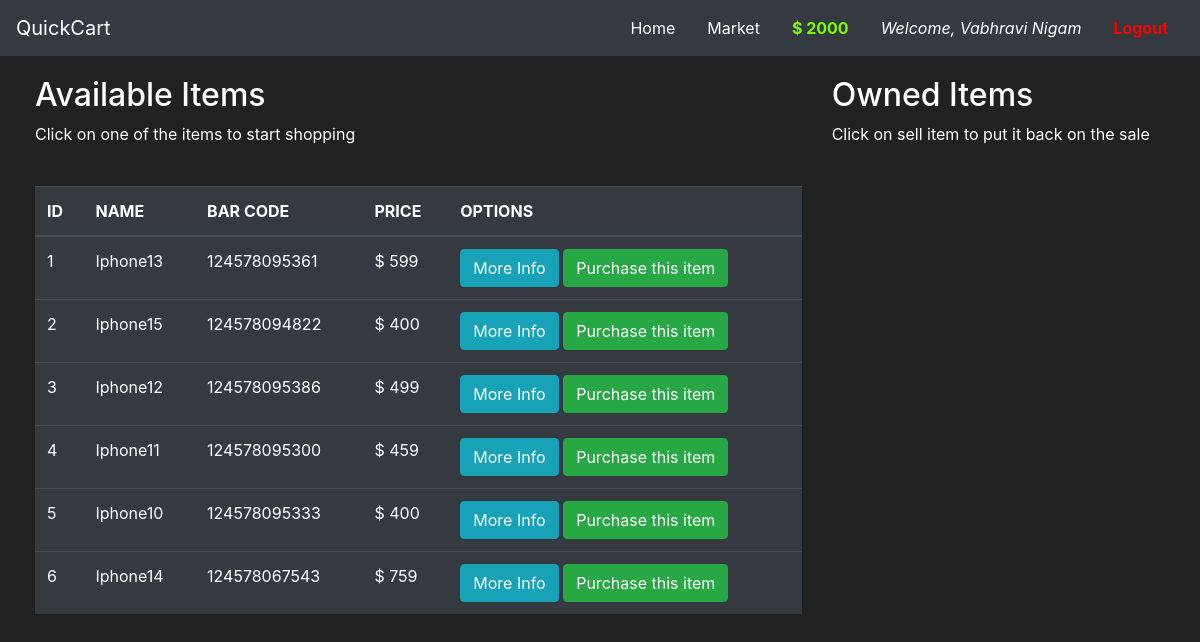
The app's page /market (signed in) with its own data.
### market/models.py (models this page shows, shortened)
class User(db.Model, UserMixin):
    id = db.Column(db.Integer(), primary_key=True)
    username = db.Column(db.String(length=30), nullable=False, unique=True)
    email = db.Column(db.String(length=50), nullable=False, unique=True)
    password_hash = db.Column(db.String(length=60), nullable=False)
    budget = db.Column(db.Integer(), nullable=False, default=1000)
    items = db.relationship('Item', backref='owned_user', lazy=True)
    @property
    def password(self):
        return self.password

class Item(db.Model):
    id = db.Column(db.Integer(), primary_key=True)
    name = db.Column(db.String(length=30), nullable=False, unique=True)
    price = db.Column(db.Integer(), nullable=False)
    barcode = db.Column(db.String(length=12), nullable=False, unique=True)
    description = db.Column(db.String(length=1024), nullable=False)
    owner = db.Column(db.Integer(), db.ForeignKey('user.id'))

### market/routes.py (the view, shortened to what this page needs)
@app.route('/market', methods=['GET', 'POST'])
@login_required
def market_page():
    purchase_form = PurchaseItemForm()
    sell_form = SellItemForm()
    if request.method == "GET":
        items = Item.query.filter_by(owner=None)
        owned_items = Item.query.filter_by(owner=current_user.id)
        return render_template('market.html', items=items, purchase_form=purchase_form, owned_items=owned_items,
                               sell_form=sell_form)

### market/models.py (called while the page is built)
@login_manager.user_loader
def load_user(user_id):
    return User.query.get(int(user_id))

### market/templates/market.html (shortened to what this page needs)
{% extends 'base.html' %}
{% block content %}
 <div class="row" style="margin-top:20px;margin-left:20px;">
    <div class="col-sm-8">
        <h2>Available Items</h2>
        <p>Click on one of the items to start shopping </p>
        <br>
         <table class="table table-hover table-dark">
          <thead>
              <tr>
                  <th scope="col">ID</th>
                  <th scope="col">NAME</th>
                  <th scope="col">BAR CODE</th>
                  <th scope="col">PRICE</th>
                  <th scope="col">OPTIONS</th>
              </tr>
          </thead>
      <tbody>
      {% for item in items: %}
      <tr>
          <td>{{item.id}}</td>
          <td>{{item.name}}</td>
          <td>{{item.barcode}}</td>
          <td>$ {{item.price}}</td>
          <td>
              <button class="btn btn-outline btn-info" data-toggle="modal" data-target="#Modal-MoreInfo-{{item.id}}"> More Info</button>
              <button class="btn btn-outline btn-success" data-toggle="modal" data-target="#Modal-PurchaseConfirm-{{item.id}}"> Purchase this item</button>
          </td>
      </tr>
      {% endfor %}
      </tbody>
  </table>
    </div>
    <div class="col-sm-4">
        <h2>Owned Items</h2>
        <p>Click on sell item to put it back on the sale </p>
        <br>
    </div>
  </div>
{% endblock %}

### market/templates/base.html (shortened to what this page needs)
<!doctype html>
<html lang="en">
<head>
    <link rel="stylesheet" href="https://cdn.jsdelivr.net/npm/bootstrap@4.4.1/dist/css/bootstrap.min.css"
>
</head>
<body>
   <nav class="navbar navbar-dark bg-dark">
      <a class="navbar-brand" href="#">QuickCart</a>
       <div class="d-flex flex-row-reverse bd-highlight">
           {% if current_user.is_authenticated %}
              <ul class="nav nav-pills">
                  <li class="nav-item" >
                      <a class="nav-link" style="color:lawngreen;font-weight:bold" href="#">$ {{ current_user.budget }}</a>
                  </li>
                   <li class="nav-item">
                      <a class="nav-link">
                          <i class="fas fa-coins">Welcome, {{ current_user.username }}</i>
                      </a>
                  </li>
                  <li class="nav-item">
                      <a class="nav-link" href="{{url_for('logout_page')}}" style="color:red; font-weight:bold">Logout</a>
                  </li>
              </ul>
           {% endif %}
          <ul class="nav nav-pills" >
               <li class="nav-item" >
                  <a class="nav-link" href= "{{url_for('home_page')}}"  style="color:white">Home <span class="sr-only">(current)</span></a>
               </li>
               <li class="nav-item">
                   <a class="nav-link" href="{{url_for('market_page')}}" style="color:white">Market</a>
               </li>
          </ul>
       </div>
  </nav>
   {% block content %}
   {% endblock %}
</body>

### market/templates/base.html (style rules this page uses)
body { background-color: #212121; color:#fff; }

### records on screen
User: budget "2000", username "Vabhravi Nigam"
Item: id "1", name "Iphone13", barcode "124578095361", price "599"
Item: id "2", name "Iphone15", barcode "124578094822", price "400"
Item: id "3", name "Iphone12", barcode "124578095386", price "499"
Item: id "4", name "Iphone11", barcode "124578095300", price "459"
Item: id "5", name "Iphone10", barcode "124578095333", price "400"
Item: id "6", name "Iphone14", barcode "124578067543", price "759"
